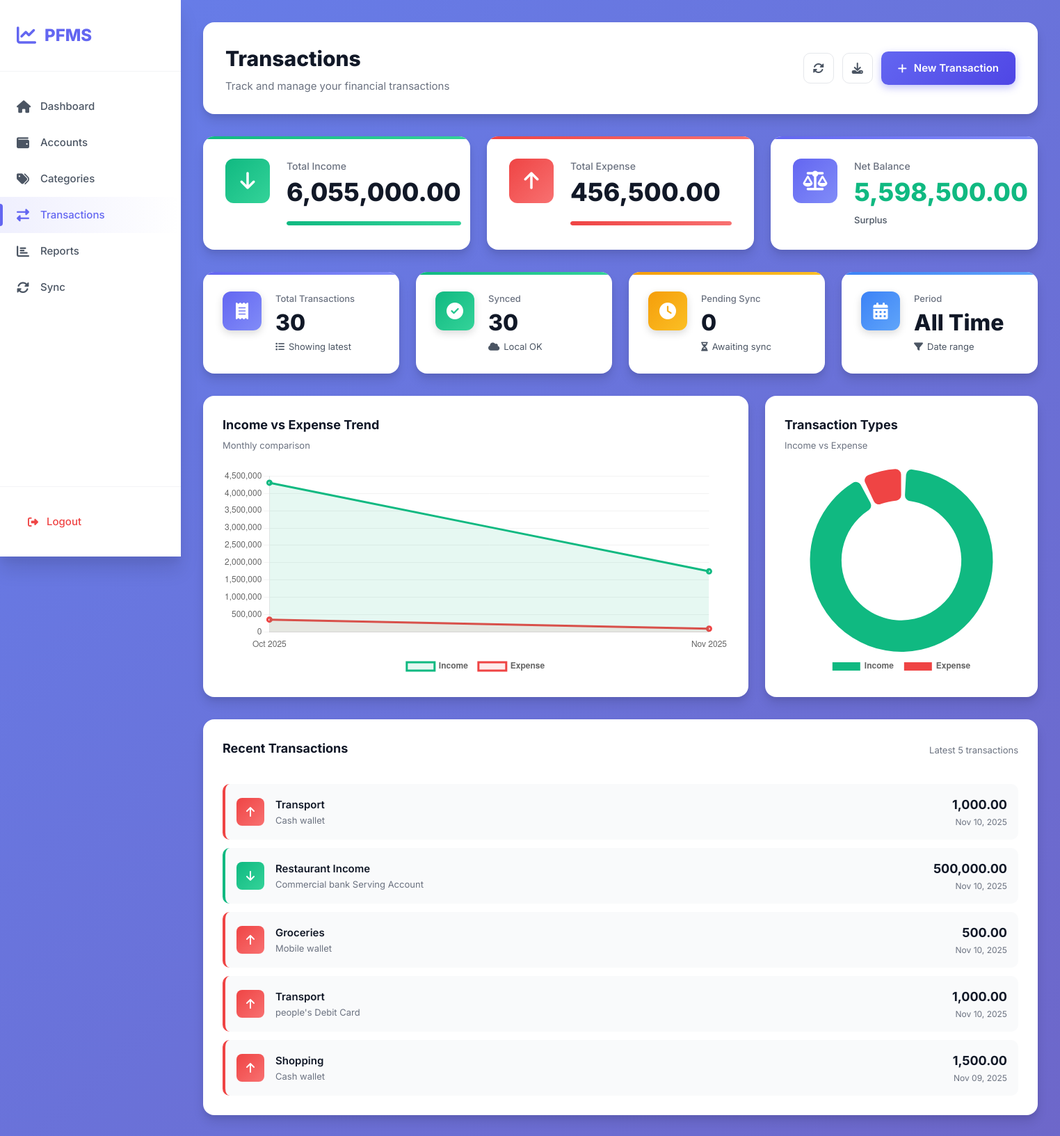
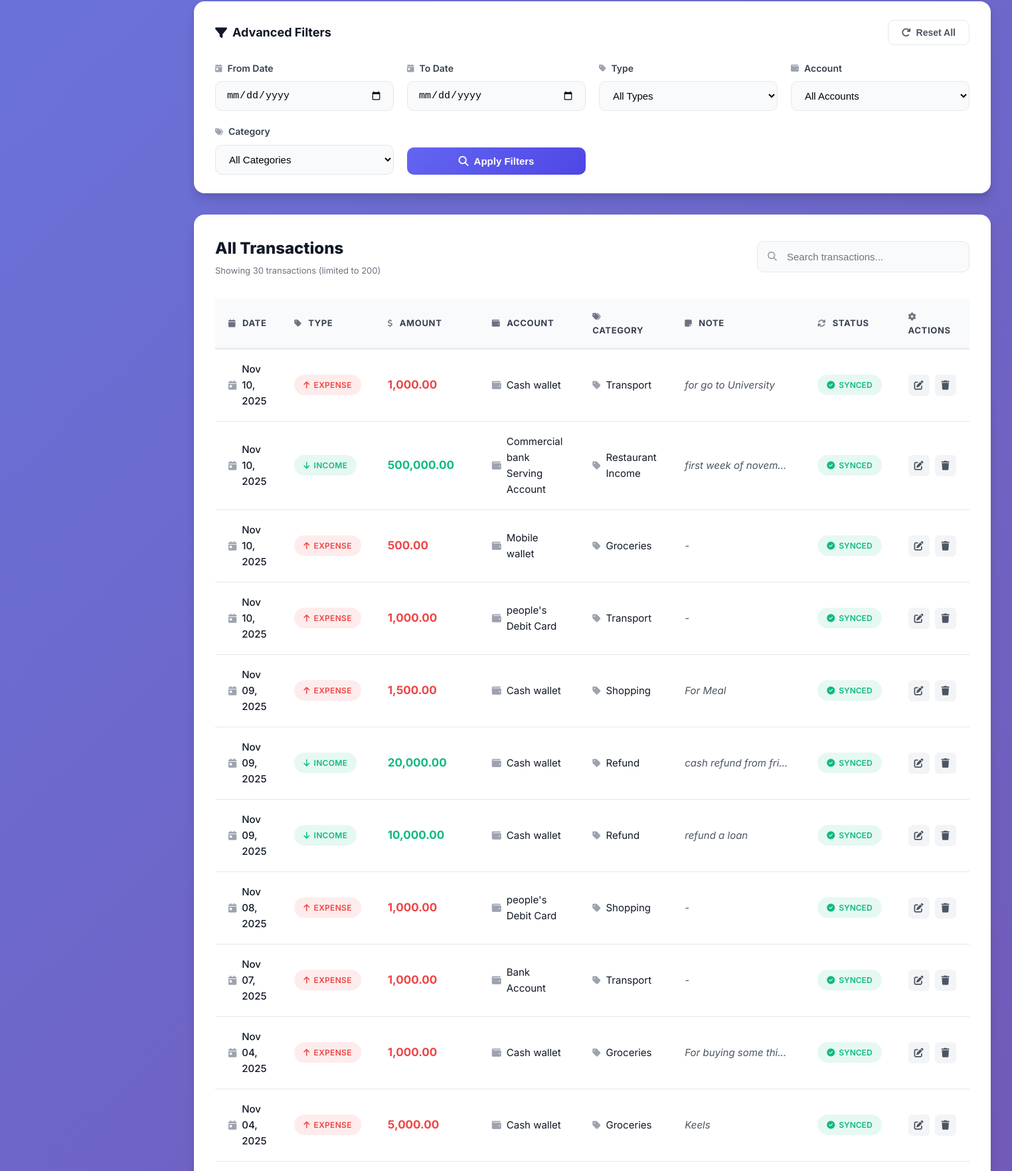
Screenshot of /app/transactions/index.php (signed in, upper part) with the database file from the repository (2 pictures, top to bottom).
### tables this page shows
CREATE TABLE TRANSACTIONS_LOCAL (
  local_txn_id       INTEGER PRIMARY KEY AUTOINCREMENT,
  client_txn_uuid    TEXT NOT NULL UNIQUE,
  user_local_id      INTEGER NOT NULL,
  account_local_id   INTEGER NOT NULL,
  category_local_id  INTEGER NOT NULL,
  txn_type           TEXT NOT NULL CHECK(txn_type IN ('INCOME','EXPENSE','TRANSFER')),
  amount             REAL NOT NULL,
  txn_date           TEXT NOT NULL, -- ISO-8601
  note               TEXT,
  sync_status        TEXT NOT NULL DEFAULT 'PENDING' CHECK(sync_status IN ('PENDING','SYNCED','CONFLICT')),
  server_txn_id      INTEGER,
  created_at         TEXT NOT NULL,
  updated_at         TEXT NOT NULL,
  last_sync_at       TEXT,
  FOREIGN KEY(user_local_id)     REFERENCES USERS_LOCAL(local_user_id),
  FOREIGN KEY(account_local_id)  REFERENCES ACCOUNTS_LOCAL(local_account_id),
  FOREIGN KEY(category_local_id) REFERENCES CATEGORIES_LOCAL(local_category_id)
);

CREATE TABLE CATEGORIES_LOCAL (
  local_category_id  INTEGER PRIMARY KEY AUTOINCREMENT,
  user_local_id      INTEGER NOT NULL,
  server_category_id INTEGER,
  parent_local_id    INTEGER,
  category_name      TEXT NOT NULL,
  category_type      TEXT NOT NULL CHECK(category_type IN ('INCOME','EXPENSE')),
  created_at         TEXT NOT NULL,
  updated_at         TEXT NOT NULL,
  FOREIGN KEY(user_local_id)   REFERENCES USERS_LOCAL(local_user_id),
  FOREIGN KEY(parent_local_id) REFERENCES CATEGORIES_LOCAL(local_category_id)
);

CREATE TABLE ACCOUNTS_LOCAL (
  local_account_id  INTEGER PRIMARY KEY AUTOINCREMENT,
  user_local_id     INTEGER NOT NULL,
  server_account_id INTEGER,
  account_name      TEXT NOT NULL,
  account_type      TEXT NOT NULL CHECK(account_type IN ('CASH','BANK','CARD','MOBILE')),
  currency_code     TEXT NOT NULL DEFAULT 'LKR',
  opening_balance   REAL NOT NULL DEFAULT 0,
  is_active         INTEGER NOT NULL DEFAULT 1, -- 1/0
  created_at        TEXT NOT NULL,
  updated_at        TEXT NOT NULL,
  FOREIGN KEY(user_local_id) REFERENCES USERS_LOCAL(local_user_id)
);

### app/transactions/index.php (the view, shortened to what the rows shown need)
<?php
if (!function_exists('h')) { function h($v){ return htmlspecialchars((string)$v, ENT_QUOTES, 'UTF-8'); } }
$pdo = sqlite();
$uid = (int)($_SESSION['uid'] ?? 0);
$st = $pdo->prepare("SELECT server_user_id FROM USERS_LOCAL WHERE local_user_id = ?");
$st->execute([$uid]);
$serverUid = (int)($st->fetchColumn() ?: 0);
$from = trim($_GET['from'] ?? '');
$to   = trim($_GET['to'] ?? '');
$acc  = trim($_GET['account'] ?? '');
$cat  = trim($_GET['category'] ?? '');
$typ  = trim($_GET['type'] ?? '');
$oconn = @oracle_conn();
$use_oracle = false;
$rows = [];
$income = $expense = 0.0;
if ($use_oracle) {
    $wh = ["t.user_server_id = :P_UID"];
    $binds = [':P_UID' => $serverUid];
    if ($from !== '') { $wh[] = "t.txn_date >= TO_DATE(:P_FROM,'YYYY-MM-DD')"; $binds[':P_FROM']=$from; }
    if ($to   !== '') { $wh[] = "t.txn_date <  TO_DATE(:P_TO,'YYYY-MM-DD') + 1"; $binds[':P_TO']=$to; }
    if ($acc  !== '') { $wh[] = "t.account_server_id = :P_ACC"; $binds[':P_ACC']=(int)$acc; }
    if ($cat  !== '') { $wh[] = "t.category_server_id = :P_CAT"; $binds[':P_CAT']=(int)$cat; }
    if ($typ  !== '' && in_array($typ, ['INCOME','EXPENSE'], true)) {
        $wh[] = "UPPER(t.txn_type) = :P_TYP"; $binds[':P_TYP']=strtoupper($typ);
    }
    $SQL_TX = "
      SELECT
        t.server_txn_id                 AS local_txn_id,
        t.client_txn_uuid               AS client_txn_uuid,
        UPPER(t.txn_type)               AS txn_type,
        t.amount                        AS amount,
        t.txn_date                      AS txn_date,
        t.note                          AS note,
        NVL(a.account_name,'Unknown')   AS account_name,
        NVL(c.category_name,'Uncategorized') AS category_name
      FROM TRANSACTIONS_CLOUD t
      LEFT JOIN ACCOUNTS_CLOUD a   ON a.server_account_id  = t.account_server_id
      LEFT JOIN CATEGORIES_CLOUD c ON c.server_category_id = t.category_server_id
      WHERE " . implode(' AND ', $wh) . "
      ORDER BY t.txn_date DESC, t.server_txn_id DESC
      FETCH FIRST 200 ROWS ONLY
    ";
    $stx = oci_parse($oconn, $SQL_TX);
    foreach ($binds as $k=>$v) {
        if (in_array($k, [':P_UID',':P_ACC',':P_CAT'], true)) {
            oci_bind_by_name($stx, $k, $binds[$k], -1, SQLT_INT);
        } else {
            $s = (string)$v; oci_bind_by_name($stx, $k, $s);
        }
    }
    oci_execute($stx);
    while ($r = oci_fetch_assoc($stx)) {
        $r = klower($r);
        $r['sync_status'] = 'SYNCED';
        $r['txn_date'] = date('Y-m-d H:i:s', is_numeric($r['txn_date']) ? (int)$r['txn_date'] : strtotime((string)$r['txn_date']));
        $rows[] = $r;
    }
    $tot = oracle_overall_summary($oconn, $serverUid, $from, $to);
    if ($tot !== null) {
        $income  = (float)$tot['income'];
        $expense = (float)$tot['expense'];
    } else {
        $SQL_SUM = "
          SELECT
            NVL(SUM(CASE WHEN UPPER(t.txn_type)='INCOME'  THEN t.amount ELSE 0 END),0) AS total_income,
            NVL(SUM(CASE WHEN UPPER(t.txn_type)='EXPENSE' THEN t.amount ELSE 0 END),0) AS total_expense
          FROM TRANSACTIONS_CLOUD t
          WHERE " . implode(' AND ', $wh) . "
        ";
        $ss = oci_parse($oconn, $SQL_SUM);
        foreach ($binds as $k=>$v) {
            if (in_array($k, [':P_UID',':P_ACC',':P_CAT'], true)) oci_bind_by_name($ss, $k, $binds[$k], -1, SQLT_INT);
            else { $s = (string)$v; oci_bind_by_name($ss, $k, $s); }
        }
        oci_execute($ss);
        $rr = oci_fetch_assoc($ss);
        $income  = (float)($rr['TOTAL_INCOME'] ?? 0);
        $expense = (float)($rr['TOTAL_EXPENSE'] ?? 0);
    }
} else {
    $where = ["t.user_local_id = ?"];
    $args  = [$uid];
    $sql = "
      SELECT
        t.local_txn_id, t.client_txn_uuid, t.txn_type, t.amount, t.txn_date, t.note, t.sync_status,
        a.account_name, c.category_name
      FROM TRANSACTIONS_LOCAL t
      JOIN ACCOUNTS_LOCAL a   ON a.local_account_id   = t.account_local_id
      JOIN CATEGORIES_LOCAL c ON c.local_category_id  = t.category_local_id
      WHERE " . implode(' AND ', $where) . "
      ORDER BY datetime(t.txn_date) DESC, t.local_txn_id DESC
      LIMIT 200";
    $stmt = $pdo->prepare($sql);
    $stmt->execute($args);
    $rows = $stmt->fetchAll(PDO::FETCH_ASSOC);
    $totSql = "
      SELECT
        SUM(CASE WHEN t.txn_type='INCOME'  THEN t.amount ELSE 0 END) AS total_income,
        SUM(CASE WHEN t.txn_type='EXPENSE' THEN t.amount ELSE 0 END) AS total_expense
      FROM TRANSACTIONS_LOCAL t
      WHERE " . implode(' AND ', $where);
    $sum = $pdo->prepare($totSql);
    $sum->execute($args);
    $tot = $sum->fetch(PDO::FETCH_ASSOC);
    $income  = (float)($tot['total_income'] ?? 0);
    $expense = (float)($tot['total_expense'] ?? 0);
}
$total_transactions = count($rows);
$monthly_data = [];
foreach ($rows as $r) {
    $month = date('M Y', strtotime($r['txn_date']));
    if (!isset($monthly_data[$month])) $monthly_data[$month] = ['income'=>0,'expense'=>0];
    if (strtoupper((string)$r['txn_type']) === 'INCOME') $monthly_data[$month]['income'] += (float)$r['amount'];
    else $monthly_data[$month]['expense'] += (float)$r['amount'];
}
$months = array_keys($monthly_data);
usort($months, fn($a,$b)=>strtotime('01 '.$b) <=> strtotime('01 '.$a));
$months = array_slice($months, 0, 6);
$monthly_data_sorted = [];
foreach (array_reverse($months) as $m) $monthly_data_sorted[$m] = $monthly_data[$m];
$recent = array_slice($rows, 0, 5);
?>
<!doctype html>
<html lang="en">
<head>
  <link rel="stylesheet" href="https://cdnjs.cloudflare.com/ajax/libs/font-awesome/6.4.0/css/all.min.css">
  <link rel="stylesheet" href="index.css">
</head>
<body>
<div class="app-container">
  <main class="main-content">
    <div class="top-bar">
      <div class="page-title"><h1>Transactions</h1><p>Track and manage your financial transactions</p></div>
    </div>
    <?php
      $total_transactions = (int)$total_transactions;
    ?>
    <?php if ($total_transactions > 0 && !empty($monthly_data_sorted)): ?>
    <div class="recent-section">
      <div class="recent-list">
        <?php foreach($recent as $txn): ?>
        <div class="recent-item <?= strtolower($txn['txn_type']) ?>">
          <div class="recent-icon"><i class="fas fa-<?= strtoupper($txn['txn_type'])==='INCOME' ? 'arrow-down' : 'arrow-up' ?>"></i></div>
          <div class="recent-content">
            <span class="recent-category"><?= h($txn['category_name']) ?></span>
            <span class="recent-account"><?= h($txn['account_name']) ?></span>
          </div>
          <div class="recent-right">
            <span class="recent-amount"><?= number_format((float)$txn['amount'], 2) ?></span>
            <span class="recent-date"><?= date('M d, Y', strtotime($txn['txn_date'])) ?></span>
          </div>
        </div>
        <?php endforeach; ?>
      </div>
    </div>
    <?php endif; ?>
    <div class="table-section">
      <div class="section-header">
        <div>
          <h2>All Transactions</h2>
        </div>
      </div>
      <?php if (empty($rows)): ?>
      <div class="empty-state">
        <div class="empty-icon"><i class="fas fa-receipt"></i></div>
        <h3>No Transactions Found</h3>
        <p>Start by adding your first transaction</p>
        <a href="<?= APP_BASE ?>/app/transactions/create.php" class="btn-primary"><i class="fas fa-plus"></i><span>Add First Transaction</span></a>
      </div>
      <?php else: ?>
      <div class="transactions-table">
        <table>
          <thead>
            <tr>
              <th><i class="fas fa-calendar"></i> Date</th>
              <th><i class="fas fa-tag"></i> Type</th>
              <th><i class="fas fa-dollar-sign"></i> Amount</th>
              <th><i class="fas fa-wallet"></i> Account</th>
              <th><i class="fas fa-tags"></i> Category</th>
              <th><i class="fas fa-sticky-note"></i> Note</th>
              <th><i class="fas fa-sync"></i> Status</th>
              <th><i class="fas fa-cog"></i> Actions</th>
            </tr>
          </thead>
          <tbody id="transactionsBody">
            <?php foreach($rows as $r): ?>
            <tr data-search="<?= h(strtolower(($r['account_name'] ?? '').' '.($r['category_name'] ?? '').' '.($r['note'] ?? '').' '.($r['txn_type'] ?? ''))) ?>">
              <td><div class="date-cell"><i class="fas fa-calendar-day"></i><?= date('M d, Y', strtotime($r['txn_date'])) ?></div></td>
              <td><span class="badge badge-<?= strtolower($r['txn_type']) ?>"><i class="fas fa-<?= strtoupper($r['txn_type'])==='INCOME'?'arrow-down':'arrow-up' ?>"></i><?= h($r['txn_type']) ?></span></td>
              <td><span class="amount-cell <?= strtolower($r['txn_type']) ?>"><?= number_format((float)$r['amount'], 2) ?></span></td>
              <td><div class="account-cell"><i class="fas fa-wallet"></i><?= h($r['account_name']) ?></div></td>
              <td><div class="category-cell"><i class="fas fa-tag"></i><?= h($r['category_name']) ?></div></td>
              <td class="note-cell"><?= h((string)($r['note'] ?? '')) ?: '-' ?></td>
              <td>
                <span class="sync-badge <?= strtolower($r['sync_status'] ?? 'synced') ?>">
                  <i class="fas fa-<?= ($r['sync_status'] ?? 'SYNCED')==='SYNCED' ? 'check-circle' : 'clock' ?>"></i>
                  <?= h($r['sync_status'] ?? 'SYNCED') ?>
                </span>
              </td>
              <td>
                <div class="action-buttons">
                  <?php if ($use_oracle): ?>
                    <span class="muted">Cloud</span>
                  <?php else: ?>
                    <a href="<?= APP_BASE ?>/app/transactions/edit.php?id=<?= (int)$r['local_txn_id'] ?>" class="btn-icon-small" title="Edit"><i class="fas fa-edit"></i></a>
                    <a href="<?= APP_BASE ?>/app/transactions/delete.php?id=<?= (int)$r['local_txn_id'] ?>" class="btn-icon-small delete" title="Delete" onclick="return confirm('Delete this transaction?')"><i class="fas fa-trash"></i></a>
                  <?php endif; ?>
                </div>
              </td>
            </tr>
            <?php endforeach; ?>
          </tbody>
        </table>
      </div>
      <?php endif; ?>
    </div>
  </main>
</div>
<script>
// Search
document.getElementById('searchInput')?.addEventListener('input', function(e) {
  const search = (e.target.value || '').toLowerCase();
  document.querySelectorAll('#transactionsBody tr').forEach(row => {
    const txt = row.dataset.search || '';
    row.style.display = txt.includes(search) ? '' : 'none';
  });
});
<?php if ($total_transactions > 0 && !empty($monthly_data_sorted)): ?>
// Charts
const chartCfg = {
  responsive: true, maintainAspectRatio: false,
  plugins: {
    legend: { position: 'bottom', labels: { padding: 15, font: { size: 12, weight: '600' } } },
    tooltip:{ backgroundColor:'rgba(15,23,42,.95)', padding:12, borderRadius:8 }
  }
};
new Chart(document.getElementById('trendChart'), {
  type: 'line',
  data: {
    labels: <?= json_encode(array_keys($monthly_data_sorted)) ?>,
    datasets: [
      { label:'Income',  data: <?= json_encode(array_column($monthly_data_sorted,'income')) ?>,  borderColor:'#10b981', backgroundColor:'rgba(16,185,129,.1)', tension:.4, fill:true, borderWidth:3, pointRadius:3 },
      { label:'Expense', data: <?= json_encode(array_column($monthly_data_sorted,'expense')) ?>, borderColor:'#ef4444', backgroundColor:'rgba(239,68,68,.1)', tension:.4, fill:true, borderWidth:3, pointRadius:3 }
    ]
  },
  options: { ...chartCfg, scales: { y:{beginAtZero:true, grid:{color:'rgba(0,0,0,.05)'}}, x:{grid:{display:false}} } }
});
new Chart(document.getElementById('typeChart'), {
  type:'doughnut',
  data:{ labels:['Income','Expense'], datasets:[{ data:[<?= $income ?>, <?= $expense ?>], backgroundColor:['#10b981','#ef4444'], borderWidth:0, borderRadius:8, spacing:4 }]},
  options:{ ...chartCfg, cutout:'65%' }
});
<?php endif; ?>
</script>
</body>
</html>

### rows the page displays
transactions_local: category_local.category_name "Transport", account_local.account_name "Cash wallet", amount "1,000.00", txn_date "Nov 10, 2025", txn_type "EXPENSE", note "for go to University", sync_status "SYNCED"
transactions_local: category_local.category_name "Restaurant Income", account_local.account_name "Commercial bank Serving Account", amount "500,000.00", txn_date "Nov 10, 2025", txn_type "INCOME", note "first week of novem…", sync_status "SYNCED"
transactions_local: category_local.category_name "Groceries", account_local.account_name "Mobile wallet", amount "500.00", txn_date "Nov 10, 2025", txn_type "EXPENSE", note "-", sync_status "SYNCED"
transactions_local: category_local.category_name "Transport", account_local.account_name "people's Debit Card", amount "1,000.00", txn_date "Nov 10, 2025", txn_type "EXPENSE", note "-", sync_status "SYNCED"
transactions_local: category_local.category_name "Shopping", account_local.account_name "Cash wallet", amount "1,500.00", txn_date "Nov 09, 2025", txn_type "EXPENSE", note "For Meal", sync_status "SYNCED"
transactions_local: txn_date "Nov 09, 2025", txn_type "INCOME", amount "20,000.00", account_local.account_name "Cash wallet", category_local.category_name "Refund", note "cash refund from fri…", sync_status "SYNCED"
transactions_local: txn_date "Nov 09, 2025", txn_type "INCOME", amount "10,000.00", account_local.account_name "Cash wallet", category_local.category_name "Refund", note "refund a loan", sync_status "SYNCED"
transactions_local: txn_date "Nov 08, 2025", txn_type "EXPENSE", amount "1,000.00", account_local.account_name "people's Debit Card", category_local.category_name "Shopping", note "-", sync_status "SYNCED"
transactions_local: txn_date "Nov 07, 2025", txn_type "EXPENSE", amount "1,000.00", account_local.account_name "Bank Account", category_local.category_name "Transport", note "-", sync_status "SYNCED"
transactions_local: txn_date "Nov 04, 2025", txn_type "EXPENSE", amount "1,000.00", account_local.account_name "Cash wallet", category_local.category_name "Groceries", note "For buying some thi…", sync_status "SYNCED"
transactions_local: txn_date "Nov 04, 2025", txn_type "EXPENSE", amount "5,000.00", account_local.account_name "Cash wallet", category_local.category_name "Groceries", note "Keels", sync_status "SYNCED"

### other values shown
$incomeFmt "6,055,000.00"
$expenseFmt "456,500.00"
$netFmt "5,598,500.00"
$total_transactions "30"
$synced "30"
$pending "0"
count($rows) "30"
chart data {{ json_encode(array_column($monthly_data_sorted,'income')) }} [4305000,1750000]
chart data {{ json_encode(array_column($monthly_data_sorted,'expense')) }} [360000,96500]
chart data {{ $income }} 6055000
